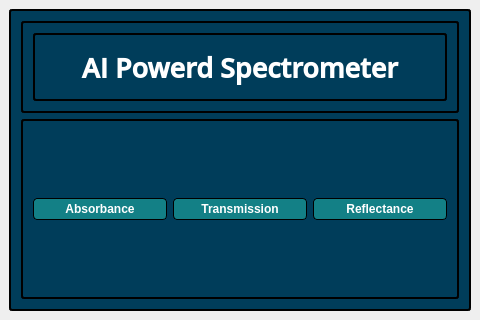
<?xml version="1.0" encoding="UTF-8"?>
<ui version="4.0">
 <class>MainWindow</class>
 <widget class="QMainWindow" name="MainWindow">
  <property name="geometry">
   <rect>
    <x>0</x>
    <y>0</y>
    <width>480</width>
    <height>320</height>
   </rect>
  </property>
  <property name="windowTitle">
   <string>MainWindow</string>
  </property>
  <widget class="QWidget" name="centralwidget">
   <layout class="QVBoxLayout" name="verticalLayout">
    <item>
     <widget class="QFrame" name="frame">
      <property name="styleSheet">
       <string notr="true">QFrame, QLabel, QToolTip { border: 2px solid black; border-radius: 3px; padding: 1px; background-color: rgb(0, 61, 90); color: white; }</string>
      </property>
      <property name="frameShape">
       <enum>QFrame::StyledPanel</enum>
      </property>
      <property name="frameShadow">
       <enum>QFrame::Raised</enum>
      </property>
      <layout class="QVBoxLayout" name="verticalLayout_2">
       <item>
        <widget class="QFrame" name="frame_2">
         <property name="sizePolicy">
          <sizepolicy hsizetype="Preferred" vsizetype="Preferred">
           <horstretch>0</horstretch>
           <verstretch>0</verstretch>
          </sizepolicy>
         </property>
         <property name="minimumSize">
          <size>
           <width>0</width>
           <height>0</height>
          </size>
         </property>
         <property name="frameShape">
          <enum>QFrame::StyledPanel</enum>
         </property>
         <property name="frameShadow">
          <enum>QFrame::Raised</enum>
         </property>
         <layout class="QVBoxLayout" name="verticalLayout_3">
          <item>
           <widget class="QLabel" name="label">
            <property name="minimumSize">
             <size>
              <width>2</width>
              <height>0</height>
             </size>
            </property>
            <property name="maximumSize">
             <size>
              <width>16777215</width>
              <height>16777215</height>
             </size>
            </property>
            <property name="font">
             <font>
              <family>Open Sans SemiBold</family>
              <pointsize>20</pointsize>
              <bold>true</bold>
             </font>
            </property>
            <property name="text">
             <string>AI Powerd Spectrometer</string>
            </property>
            <property name="alignment">
             <set>Qt::AlignCenter</set>
            </property>
           </widget>
          </item>
         </layout>
        </widget>
       </item>
       <item>
        <widget class="QFrame" name="frame_3">
         <property name="minimumSize">
          <size>
           <width>0</width>
           <height>180</height>
          </size>
         </property>
         <property name="sizeIncrement">
          <size>
           <width>0</width>
           <height>0</height>
          </size>
         </property>
         <property name="frameShape">
          <enum>QFrame::StyledPanel</enum>
         </property>
         <property name="frameShadow">
          <enum>QFrame::Raised</enum>
         </property>
         <layout class="QHBoxLayout" name="horizontalLayout">
          <item>
           <widget class="QPushButton" name="absorbanceBtn">
            <property name="styleSheet">
             <string notr="true">	QPushButton {
	background-color: #138086;
    border-style: outset;
    border-width: 1px;
    border-radius: 4px;
    border-color: black;
    font: bold 12px;
    min-width: 3em;
    padding: 3px;
	color:rgb(255,255,255);
}
QPushButton:pressed {
	background-color:rgb(100,170,255)
}</string>
            </property>
            <property name="text">
             <string>Absorbance</string>
            </property>
           </widget>
          </item>
          <item>
           <widget class="QPushButton" name="TransmissionBtn">
            <property name="styleSheet">
             <string notr="true">	QPushButton {
	background-color: #138086;
    border-style: outset;
    border-width: 1px;
    border-radius: 4px;
    border-color: black;
    font: bold 12px;
    min-width: 3em;
    padding: 3px;
	color:rgb(255,255,255);
}
QPushButton:pressed {
	background-color:rgb(100,170,255)
}</string>
            </property>
            <property name="text">
             <string>Transmission</string>
            </property>
           </widget>
          </item>
          <item>
           <widget class="QPushButton" name="reflectanceBtn">
            <property name="styleSheet">
             <string notr="true">	QPushButton {
	background-color: #138086;
    border-style: outset;
    border-width: 1px;
    border-radius: 4px;
    border-color: black;
    font: bold 12px;
    min-width: 3em;
    padding: 3px;
	color:rgb(255,255,255);
}
QPushButton:pressed {
	background-color:rgb(100,170,255)
}</string>
            </property>
            <property name="text">
             <string>Reflectance</string>
            </property>
           </widget>
          </item>
         </layout>
        </widget>
       </item>
      </layout>
     </widget>
    </item>
   </layout>
  </widget>
 </widget>
 <resources/>
 <connections/>
</ui>
